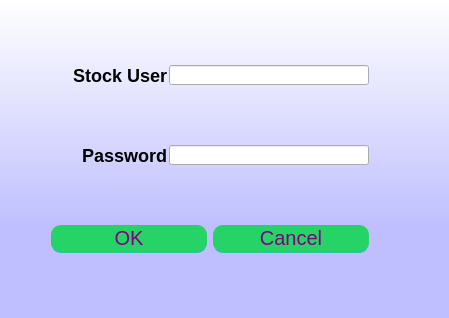
<?xml version="1.0" encoding="UTF-8"?>
<ui version="4.0">
 <class>Dialog</class>
 <widget class="QDialog" name="Dialog">
  <property name="geometry">
   <rect>
    <x>0</x>
    <y>0</y>
    <width>449</width>
    <height>318</height>
   </rect>
  </property>
  <property name="sizePolicy">
   <sizepolicy hsizetype="Fixed" vsizetype="Fixed">
    <horstretch>0</horstretch>
    <verstretch>0</verstretch>
   </sizepolicy>
  </property>
  <property name="minimumSize">
   <size>
    <width>449</width>
    <height>318</height>
   </size>
  </property>
  <property name="maximumSize">
   <size>
    <width>449</width>
    <height>318</height>
   </size>
  </property>
  <property name="windowTitle">
   <string>Stock Login</string>
  </property>
  <property name="styleSheet">
   <string notr="true">QPushButton {
	width: 150%;
height:20px;
	padding: 3%;
	background:#25D366;
	border-bottom: 2px solid #30C29E;
	border-top-style: none;
	border-right-style: none;
	border-left-style: none;	
	color: #fff;
 border-radius: 10px;
font-size:20px;
color:purple;
}
QPushButton:pressed {
    background: darkgreen;
}

QLabel{
font-size:18px;
font-family:&quot;Times New Roman&quot;;
font-weight: bold;
}
QDialog{
background-color: qlineargradient(spread:reflect, x1:0.5, y1:1, x2:0.5, y2:0, stop:0.289773 rgba(191, 191, 255, 255), stop:1 rgba(255, 255, 255, 255));
}</string>
  </property>
  <layout class="QGridLayout" name="gridLayout">
   <item row="3" column="1">
    <widget class="QLabel" name="label_2">
     <property name="sizePolicy">
      <sizepolicy hsizetype="Fixed" vsizetype="Fixed">
       <horstretch>0</horstretch>
       <verstretch>0</verstretch>
      </sizepolicy>
     </property>
     <property name="minimumSize">
      <size>
       <width>150</width>
       <height>20</height>
      </size>
     </property>
     <property name="maximumSize">
      <size>
       <width>150</width>
       <height>20</height>
      </size>
     </property>
     <property name="text">
      <string>Password</string>
     </property>
     <property name="alignment">
      <set>Qt::AlignRight|Qt::AlignTrailing|Qt::AlignVCenter</set>
     </property>
    </widget>
   </item>
   <item row="1" column="2" colspan="3">
    <widget class="QLineEdit" name="lineEdit">
     <property name="sizePolicy">
      <sizepolicy hsizetype="Fixed" vsizetype="Fixed">
       <horstretch>0</horstretch>
       <verstretch>0</verstretch>
      </sizepolicy>
     </property>
     <property name="minimumSize">
      <size>
       <width>200</width>
       <height>20</height>
      </size>
     </property>
     <property name="maximumSize">
      <size>
       <width>200</width>
       <height>20</height>
      </size>
     </property>
    </widget>
   </item>
   <item row="1" column="1">
    <widget class="QLabel" name="label">
     <property name="sizePolicy">
      <sizepolicy hsizetype="Fixed" vsizetype="Fixed">
       <horstretch>0</horstretch>
       <verstretch>0</verstretch>
      </sizepolicy>
     </property>
     <property name="minimumSize">
      <size>
       <width>150</width>
       <height>20</height>
      </size>
     </property>
     <property name="maximumSize">
      <size>
       <width>150</width>
       <height>20</height>
      </size>
     </property>
     <property name="text">
      <string>Stock User</string>
     </property>
     <property name="alignment">
      <set>Qt::AlignRight|Qt::AlignTrailing|Qt::AlignVCenter</set>
     </property>
    </widget>
   </item>
   <item row="7" column="1" colspan="3">
    <widget class="QDialogButtonBox" name="buttonBox">
     <property name="standardButtons">
      <set>QDialogButtonBox::Cancel|QDialogButtonBox::Ok</set>
     </property>
    </widget>
   </item>
   <item row="3" column="2" colspan="2">
    <widget class="QLineEdit" name="lineEdit_2">
     <property name="sizePolicy">
      <sizepolicy hsizetype="Fixed" vsizetype="Fixed">
       <horstretch>0</horstretch>
       <verstretch>0</verstretch>
      </sizepolicy>
     </property>
     <property name="minimumSize">
      <size>
       <width>200</width>
       <height>20</height>
      </size>
     </property>
     <property name="maximumSize">
      <size>
       <width>200</width>
       <height>20</height>
      </size>
     </property>
     <property name="echoMode">
      <enum>QLineEdit::Password</enum>
     </property>
    </widget>
   </item>
   <item row="4" column="0" colspan="5">
    <spacer name="verticalSpacer_4">
     <property name="orientation">
      <enum>Qt::Vertical</enum>
     </property>
     <property name="sizeHint" stdset="0">
      <size>
       <width>20</width>
       <height>40</height>
      </size>
     </property>
    </spacer>
   </item>
   <item row="2" column="0" colspan="5">
    <spacer name="verticalSpacer_3">
     <property name="orientation">
      <enum>Qt::Vertical</enum>
     </property>
     <property name="sizeHint" stdset="0">
      <size>
       <width>20</width>
       <height>40</height>
      </size>
     </property>
    </spacer>
   </item>
   <item row="0" column="0" colspan="5">
    <spacer name="verticalSpacer_2">
     <property name="orientation">
      <enum>Qt::Vertical</enum>
     </property>
     <property name="sizeHint" stdset="0">
      <size>
       <width>20</width>
       <height>40</height>
      </size>
     </property>
    </spacer>
   </item>
   <item row="8" column="1" colspan="4">
    <spacer name="verticalSpacer">
     <property name="orientation">
      <enum>Qt::Vertical</enum>
     </property>
     <property name="sizeHint" stdset="0">
      <size>
       <width>20</width>
       <height>40</height>
      </size>
     </property>
    </spacer>
   </item>
  </layout>
 </widget>
 <resources/>
 <connections/>
</ui>
